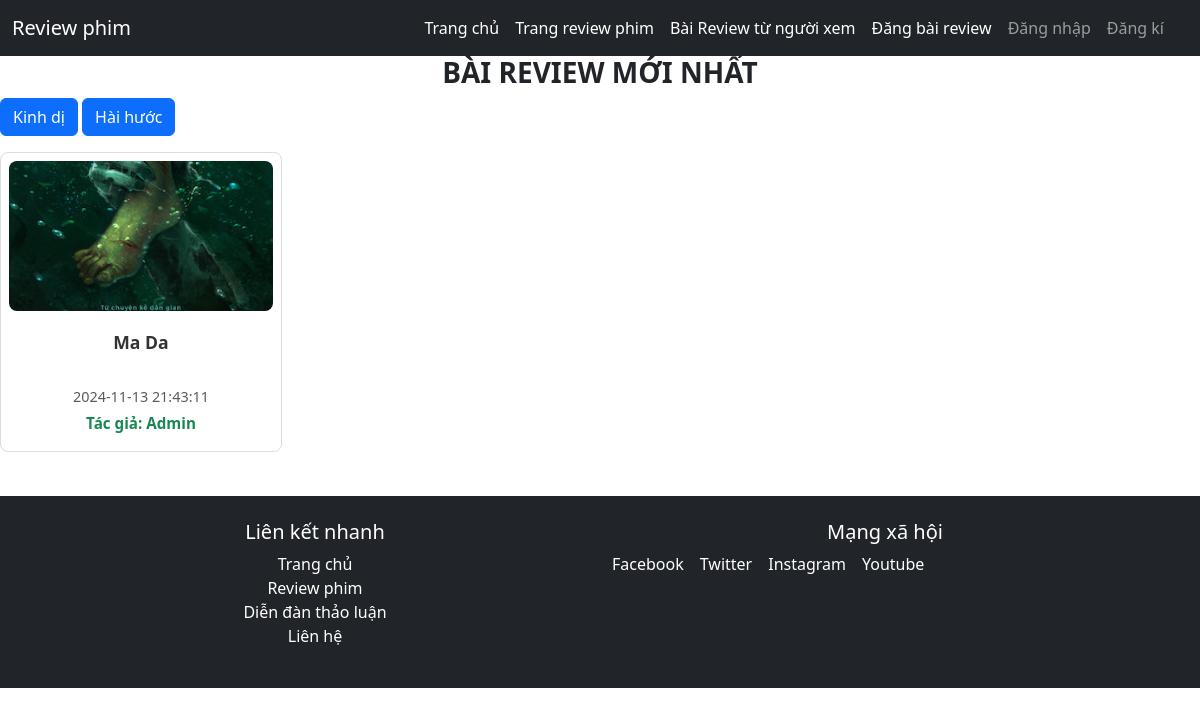
Screenshot of /danhmuc.php?iddanhmuc=4 with the database file from the repository.
### tables this page shows
CREATE TABLE `danhmuc` (
  `id_danhmuc` int NOT NULL,
  `tendanhmuc` text NOT NULL
);

CREATE TABLE `baiviet` (
  `id_baiviet` int NOT NULL,
  `tenbaiviet` text NOT NULL,
  `noidung` longtext NOT NULL,
  `hinhanh` longtext NOT NULL,
  `thoigian` datetime NOT NULL DEFAULT CURRENT_TIMESTAMP,
  `id_users` int NOT NULL,
  `id_danhmuc` int NOT NULL,
  `trailer` text NOT NULL
);

CREATE TABLE `users` (
  `id` int NOT NULL,
  `hovaten` varchar(100) NOT NULL,
  `email` varchar(100) NOT NULL,
  `password` varchar(100) NOT NULL,
  `created_at` timestamp NOT NULL DEFAULT CURRENT_TIMESTAMP,
  `level` int NOT NULL
);

### danhmuc.php (the view, shortened to what this page needs)
<?php
include("includes/header.php");
include("includes/navbar.php");
include("dbcon.php");
?>
<link rel="stylesheet" href="css/style.css">
<?php
$id_danhmuc = $_GET['iddanhmuc'];
$sql_lietke_bv = "SELECT * FROM baiviet, users WHERE baiviet.id_users = users.id AND baiviet.id_danhmuc = $id_danhmuc ORDER BY baiviet.id_baiviet DESC";
$query_lietke_bv = mysqli_query($conn, $sql_lietke_bv);
?>
<h3 style="text-align: center; text-transform: uppercase; font-weight: bold;">Bài review mới nhất</h3>
<?php
$sql_lietke_dm = "SELECT * FROM danhmuc  ORDER BY id_danhmuc DESC";
$query_lietke_dm = mysqli_query($conn, $sql_lietke_dm);
?>
<php style="text-align: center;">
    <?php
    while ($row_dm = mysqli_fetch_array($query_lietke_dm)) {
?>
    <a href="danhmuc.php?iddanhmuc=<?php echo $row_dm['id_danhmuc'] ?>" class="btn btn-primary"><?php echo $row_dm['tendanhmuc'] ?></a>
    <?php
    }
    ?>
<div class="row">
    <?php
    while ($row = mysqli_fetch_array($query_lietke_bv)) {
    ?>
    <div class="col-md-3 col-sm-6 mb-4">
        <div class="post-item text-center p-2" style="border: 1px solid #ddd; border-radius: 8px;">
            <a href="<?php echo $row['trailer'] ?>" style="text-decoration: none;">
                <img class="img-fluid w-100" style="height: 150px; object-fit: cover; border-radius: 8px;" src="uploads/<?php echo $row['hinhanh'] ?>" alt="Post Image">
                <p class="title_product mt-2" style="font-weight: bold; font-size: 1.1em; color: #333;">
                    <?php echo htmlspecialchars($row['tenbaiviet']); ?>
                </p>
                <span class="text-muted" style="font-size: 0.9em;"><?php echo htmlspecialchars($row['thoigian']); ?></span>
                <p class="title_product text-success mt-1" style="font-size: 0.95em; color: #28a745;">
                    Tác giả: <?php echo htmlspecialchars($row['hovaten']); ?>
                </p>
            </a>
        </div>
    </div>
    <?php
    }
    ?>
</div>
<?php
include("includes/footer.php");
?>

### css/style.css (style rules this page uses)
.post-item { height: 300px; overflow: hidden; text-align: center; border: 1px solid #ccc; padding: 10px; margin-bottom: 20px; }
.post-item img { max-height: 150px; width: auto; margin-bottom: 10px; }
.post-item .title_product { height: 50px; overflow: hidden; margin-bottom: 5px; }
p.title_product { text-align: center; color: #000; font-size: 16px; font-weight: bold; }

### rows the page displays
danhmuc: tendanhmuc "Kinh dị"
danhmuc: tendanhmuc "Hài hước"
baiviet: hinhanh (picture), tenbaiviet "Ma Da", thoigian "2024-11-13 21:43:11", id_users.hovaten "Admin"
